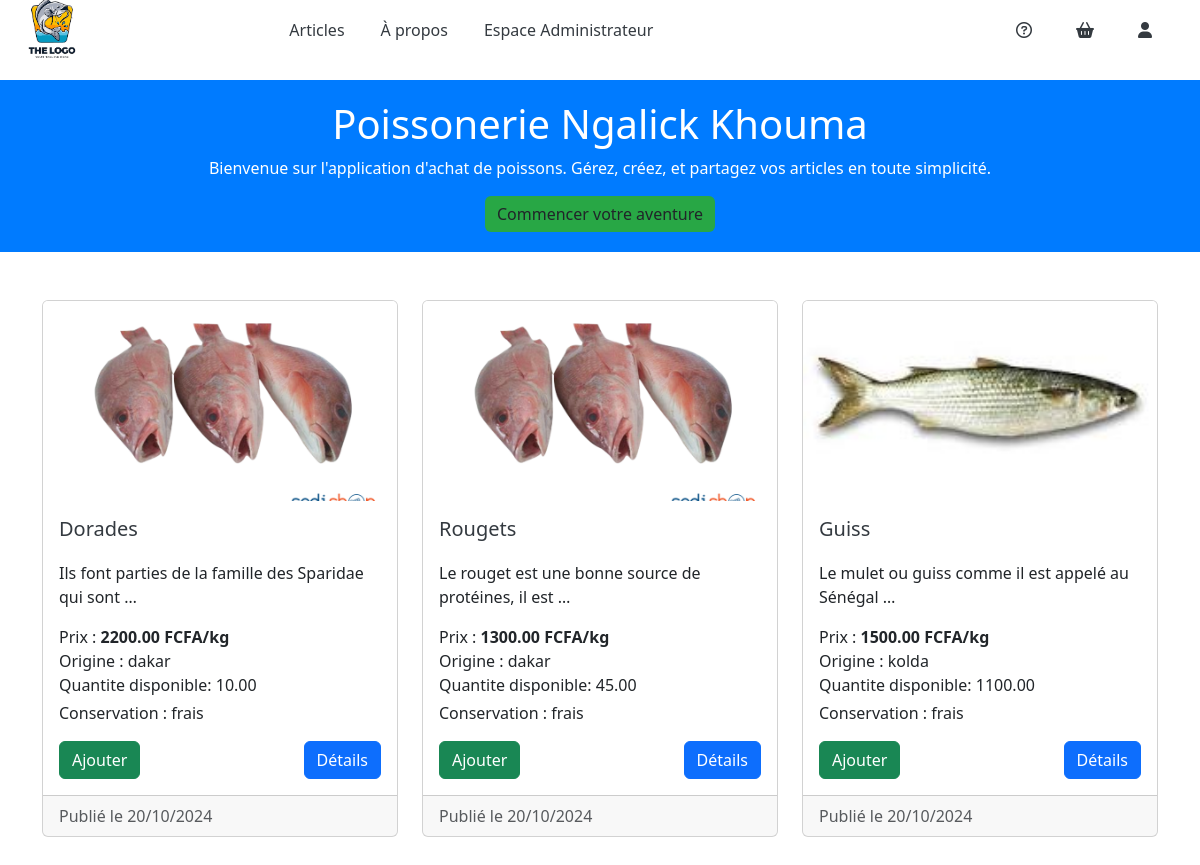
Before: / with the older database file.
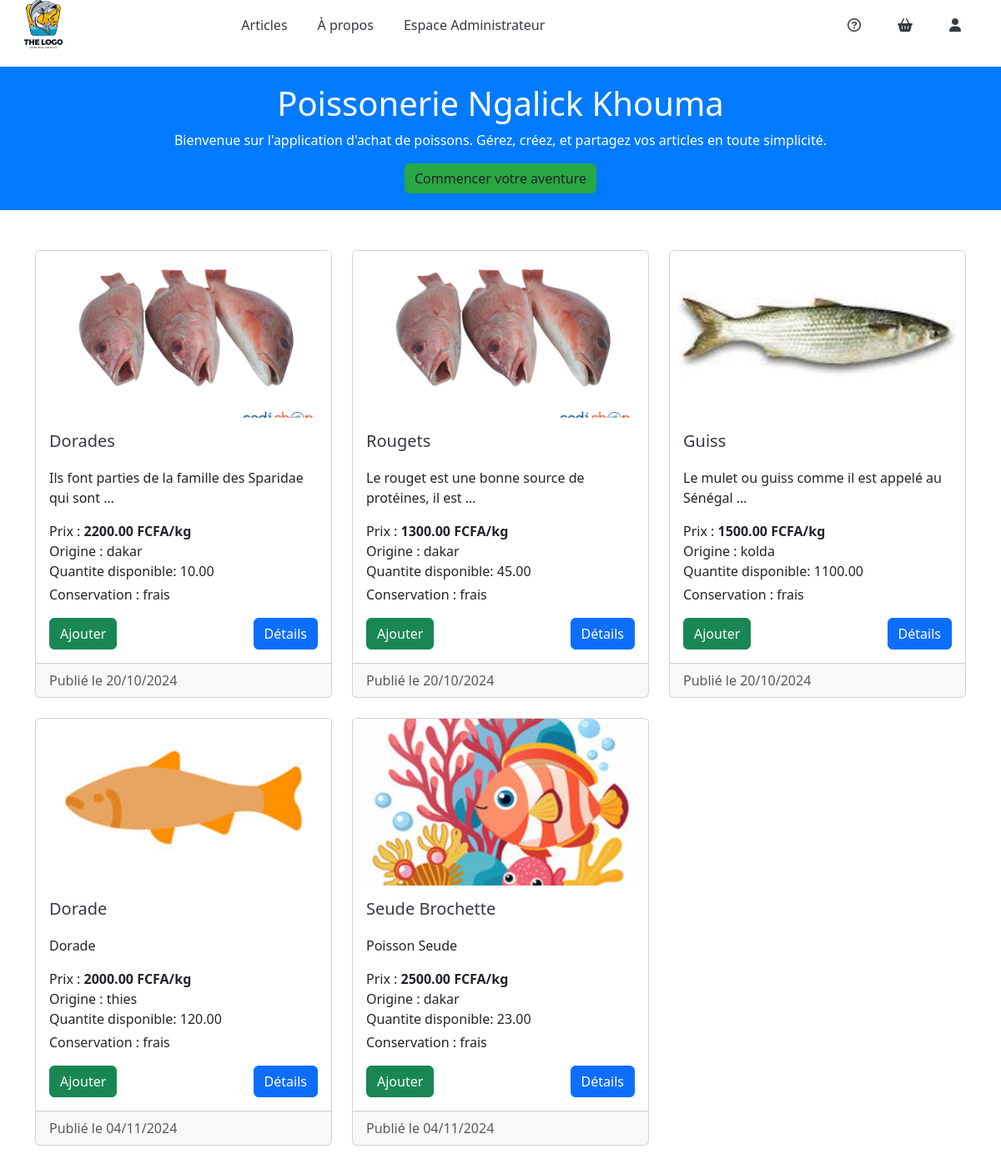
After: the same page with the newer database file.
### articles/models.py (models this page shows, shortened)
class Article(models.Model):
        titre= models.CharField(max_length= 150)
        resume= models.CharField(max_length= 250)
        contenu= models.TextField(blank=True)
        auteur= models.ForeignKey(User,on_delete=models.CASCADE)
        date_publication = models.DateField(auto_now_add=True)
        image = models.ImageField(upload_to='media/images/',blank=True,null=True)
        prix_kilo = models.DecimalField(max_digits=6, decimal_places=2, null=True, blank=True)
        origine = models.CharField(max_length=100, null=True, blank=True)
        disponible = models.BooleanField(default=True, null=True, blank=True)
        quantite_disponible = models.DecimalField(max_digits=6, decimal_places=2, default=0, null=True, blank=True)
        mode_conservation = models.CharField(max_length=50, null=True, blank=True)
        temps_livraison = models.CharField(max_length=50, null=True, blank=True)

### articles/views.py (the view)
# urls.py: path("",home,name="home"),
def home(request):
    articles = Article.objects.all()
    return render(request,"index.html",{"articles":articles})

### templates/index.html (shortened to what this page needs)
<!DOCTYPE html>
<html lang="fr">
<head>
    <link href="https://cdn.jsdelivr.net/npm/bootstrap@5.3.3/dist/css/bootstrap.min.css" rel="stylesheet">
    <link rel="stylesheet" href="https://cdnjs.cloudflare.com/ajax/libs/font-awesome/6.0.0-beta3/css/all.min.css">
    <link rel="stylesheet" href="/static/css/styles.css">
</head>
<body>
    <header>
        <nav class="navbar navbar-expand-lg navbg" data-bs-theme="dark">
            <div class="container-fluid">
                <a class="navbar-brand" href="#">
                    <img src="/static/images/poisson.png" alt="Logo" class="logo">
                </a>
                <div class="collapse navbar-collapse" id="navbarSupportedContent">
                    <ul class="navbar-nav mx-auto mb-2 mb-lg-0">
                        <li class="nav-item">
                            <a href="{% url 'home' %}" class="nav-link" aria-current="page" href="#">Articles</a>
                        </li>
                        <li class="nav-item">
                            <a class="nav-link" href="#">À propos</a>
                        </li>
                        <li class="nav-item">
                            <a class="nav-link" href="#">Espace Administrateur</a>
                        </li>
                    </ul>
                    <ul class="navbar-nav ms-auto mb-2 mb-lg-0">
                        <li class="nav-item">
                            <a class="nav-link">
                                <i class="fa-regular fa-circle-question"></i>
                            </a>
                        </li>
                        <li class="nav-item">
                            <a class="nav-link">
                        <i class="fa-solid fa-basket-shopping"></i>
                            </a>
                        </li>
                        <li class="nav-item">
                            <a href="{% url 'useradmin' %}" class="nav-link icon-bordered">
                                <i class="fas fa-user"></i>
                            </a>
                        </li>
                    </ul>
                </div>
            </div>
        </nav>
        <div class="header_">
            <h1>Poissonerie Ngalick Khouma</h1>
            <p class="description">
                Bienvenue sur l'application  d'achat de poissons. Gérez, créez, et partagez vos articles en toute simplicité.
            </p>
            <a href="#" class="btn btn-custom">Commencer votre aventure</a>
        </div>
    </header>
    <main class="container my-5">
        <div class="row">
            {% for article in articles %}
                <div class="col-md-4">
                    <div class="card mb-4">
                        <img src="{{ article.image.url }}"  class="card-img-top" alt="Image de l'article {{ forloop.counter }}">
                        <div class="card-body">
                            <h5 class="card-title">{{ article.titre }}</h5>
                            <p class="card-text">{{ article.resume|truncatewords:10|default:"Pas de résumé disponible" }}</p>
                        <p class="card-text">
                            {% if article.prix_kilo %}
                               Prix :  <strong>{{ article.prix_kilo }} FCFA/kg</strong>
                            {% else %}
                                Prix : Non communiqué
                            {% endif %}
                            <br>
                            Origine : {{ article.origine|default:"Non spécifiée" }}
                            <br>
                            Quantite disponible: {{ article.quantite_disponible|default:"Non spécifiée" }}
                        </p>
                        {% if article.mode_conservation %}
                            <p class="card-text">Conservation : {{ article.mode_conservation }}</p>
                        {% endif %}
                            <div class="d-flex justify-content-between">
                                <a href="" class="btn btn-success">Ajouter</a>
                                <a href="" class="btn btn-primary">Détails</a>
                            </div>
                        </div>
                        <div class="card-footer text-muted">
                            Publié le {{ article.date_publication|date:"d/m/Y" }}
                        </div>
                    </div>
                </div>
            {% empty %}
                <p>Aucun article disponible pour le moment.</p>
            {% endfor %}
        </div>
    </main>
</body>
</html>

### static/css/styles.css (style rules this page uses)
.navbg { max-height: 60px; overflow: hidden; }
.card-img-top { height: 200px; object-fit: cover; }
.card { min-height: 450px; display: flex; flex-direction: column; justify-content: space-between; }
.card-text { max-height: 60px; text-overflow: ellipsis; }
.nav-link { color: #343a40; margin-right: 20px; }
.nav-link i { margin-right: 8px; }
.card-title { margin-bottom: 20px; color: #343a40; }
.navbar-brand .logo { height: 80px; width: auto; vertical-align: middle; padding-right: 10px; }
.header_ { padding: 20px; text-align: center; background-color: #007bff; color: white; background-blend-mode: overlay; margin-top: 5px; position: relative; }
.navbar { margin-bottom: 20px; }
.btn-custom { background-color: #28a745; border: none; }

Changed rows visible on the page:
added Article: image (picture), titre "Dorade", resume "Dorade", prix_kilo "2000.00", origine "thies", quantite_disponible "120.00", mode_conservation "frais", date_publication "04/11/2024"
added Article: image (picture), titre "Seude Brochette", resume "Poisson Seude", prix_kilo "2500.00", origine "dakar", quantite_disponible "23.00", mode_conservation "frais", date_publication "04/11/2024"
